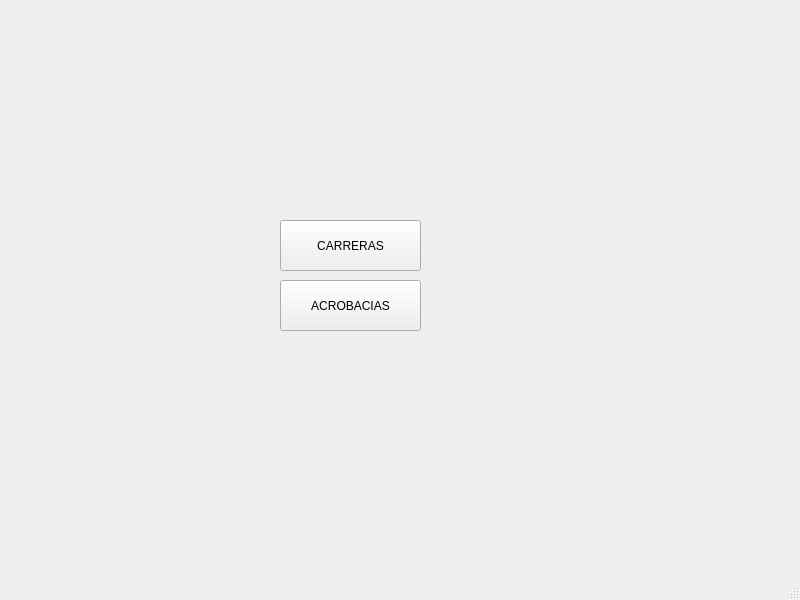
<?xml version="1.0" encoding="UTF-8"?>
<ui version="4.0">
 <class>MainWindow</class>
 <widget class="QMainWindow" name="MainWindow">
  <property name="geometry">
   <rect>
    <x>0</x>
    <y>0</y>
    <width>800</width>
    <height>600</height>
   </rect>
  </property>
  <property name="windowTitle">
   <string>MainWindow</string>
  </property>
  <widget class="QWidget" name="centralwidget">
   <widget class="QPushButton" name="pushButton">
    <property name="geometry">
     <rect>
      <x>280</x>
      <y>220</y>
      <width>141</width>
      <height>51</height>
     </rect>
    </property>
    <property name="text">
     <string>CARRERAS</string>
    </property>
   </widget>
   <widget class="QPushButton" name="pushButton_2">
    <property name="geometry">
     <rect>
      <x>280</x>
      <y>280</y>
      <width>141</width>
      <height>51</height>
     </rect>
    </property>
    <property name="text">
     <string>ACROBACIAS</string>
    </property>
   </widget>
  </widget>
  <widget class="QMenuBar" name="menubar">
   <property name="geometry">
    <rect>
     <x>0</x>
     <y>0</y>
     <width>800</width>
     <height>26</height>
    </rect>
   </property>
  </widget>
  <widget class="QStatusBar" name="statusbar"/>
 </widget>
 <resources/>
 <connections/>
</ui>
